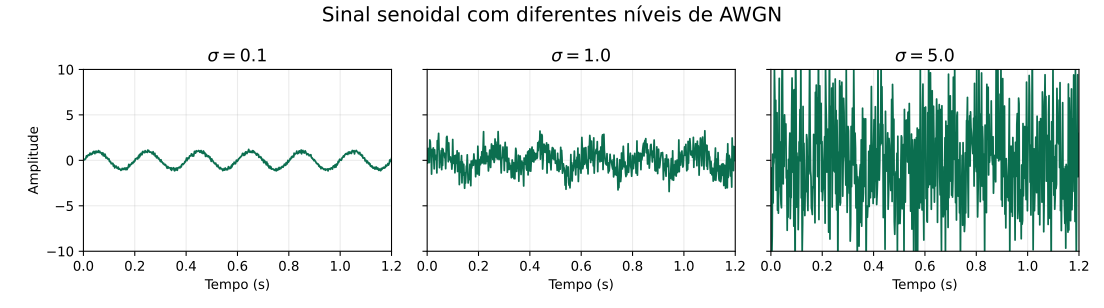

This chart was generated by the following Python code:
import numpy as np
import matplotlib.pyplot as plt


SEED = 7
SIGMAS = [0.1, 1.0, 5.0]


def main() -> None:
    rng = np.random.default_rng(SEED)

    t = np.linspace(0.0, 1.2, 700)
    f0 = 5.0
    signal = np.sin(2 * np.pi * f0 * t)

    fig, axes = plt.subplots(1, 3, figsize=(11.5, 3.2), sharex=True, sharey=True)

    for ax, sigma in zip(axes, SIGMAS):
        noisy = signal + rng.normal(0.0, sigma, size=t.shape)
        ax.plot(t, noisy, color="#0b6e4f", linewidth=1.3)
        ax.set_title(rf"$\sigma = {sigma:.1f}$", fontsize=13)
        ax.set_xlim(t[0], t[-1])
        ax.set_ylim(-10, 10)
        ax.set_xlabel("Tempo (s)")
        ax.grid(True, alpha=0.25)

    axes[0].set_ylabel("Amplitude")

    fig.suptitle("Sinal senoidal com diferentes níveis de AWGN", fontsize=15)
    fig.tight_layout()
    fig.savefig("awgn_demo.svg")
    fig.savefig("awgn_demo.png", dpi=180)


if __name__ == "__main__":
    main()
